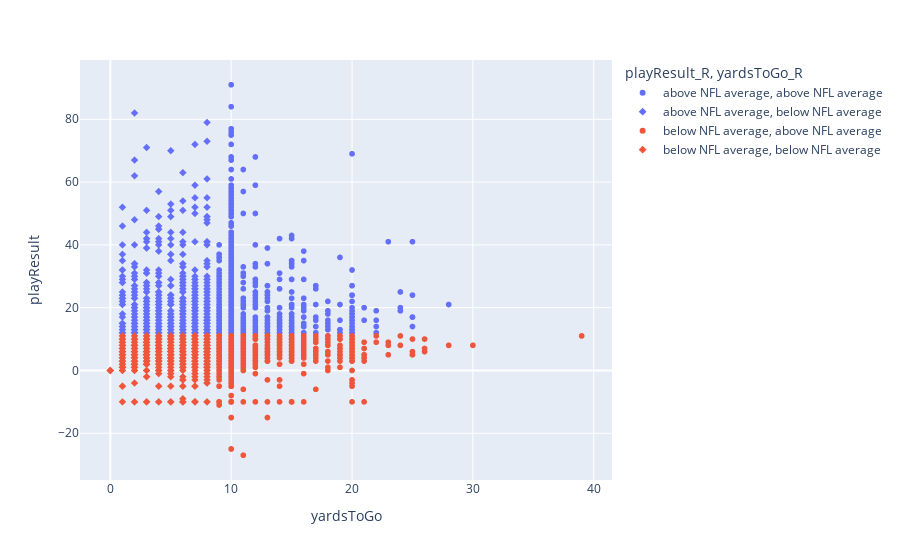

Notebook source saved alongside this figure:
### Markdown cell above
### <font color='289C4E'> 4. 'yardsToGo' and 'playResult' Interactive Plot.<font><a class='anchor' id='top'></a>

### Code cell
# x and y given as DataFrame columns
#import plotly.express as px
fig = px.scatter(PLAY, y="playResult", x="yardsToGo", color="playResult_R", symbol="yardsToGo_R")
fig.show()

### Figure 1 — Plotly figure (JSON) as saved in the notebook; plotly's stock layout.template omitted (floating-point values rounded to 4 significant figures; data arrays with more than 128 entries replaced by an {"elided": "..."} marker saying what was removed)
{"data": [{"hovertemplate": "playResult_R=above NFL average<br>yardsToGo_R=above NFL average<br>yardsToGo=%{x}<br>playResult=%{y}<extra></extra>", "legendgroup": "above NFL average, above NFL average", "marker": {"color": "#636efa", "symbol": "circle"}, "mode": "markers", "name": "above NFL average, above NFL average", "showlegend": true, "type": "scattergl", "x": {"elided": "1172 int values"}, "xaxis": "x", "y": {"elided": "1172 int values"}, "yaxis": "y"}, {"hovertemplate": "playResult_R=above NFL average<br>yardsToGo_R=below NFL average<br>yardsToGo=%{x}<br>playResult=%{y}<extra></extra>", "legendgroup": "above NFL average, below NFL average", "marker": {"color": "#636efa", "symbol": "diamond"}, "mode": "markers", "name": "above NFL average, below NFL average", "showlegend": true, "type": "scattergl", "x": {"elided": "582 int values"}, "xaxis": "x", "y": {"elided": "582 int values"}, "yaxis": "y"}, {"hovertemplate": "playResult_R=below NFL average<br>yardsToGo_R=above NFL average<br>yardsToGo=%{x}<br>playResult=%{y}<extra></extra>", "legendgroup": "below NFL average, above NFL average", "marker": {"color": "#EF553B", "symbol": "circle"}, "mode": "markers", "name": "below NFL average, above NFL average", "showlegend": true, "type": "scattergl", "x": {"elided": "1745 int values"}, "xaxis": "x", "y": {"elided": "1745 int values"}, "yaxis": "y"}, {"hovertemplate": "playResult_R=below NFL average<br>yardsToGo_R=below NFL average<br>yardsToGo=%{x}<br>playResult=%{y}<extra></extra>", "legendgroup": "below NFL average, below NFL average", "marker": {"color": "#EF553B", "symbol": "diamond"}, "mode": "markers", "name": "below NFL average, below NFL average", "showlegend": true, "type": "scattergl", "x": {"elided": "1121 int values"}, "xaxis": "x", "y": {"elided": "1121 int values"}, "yaxis": "y"}], "layout": {"legend": {"title": {"text": "playResult_R, yardsToGo_R"}, "tracegroupgap": 0}, "margin": {"t": 60}, "xaxis": {"anchor": "y", "domain": [0, 1], "title": {"text": "yardsToGo"}}, "yaxis": {"anchor": "x", "domain": [0, 1], "title": {"text": "playResult"}}}}
